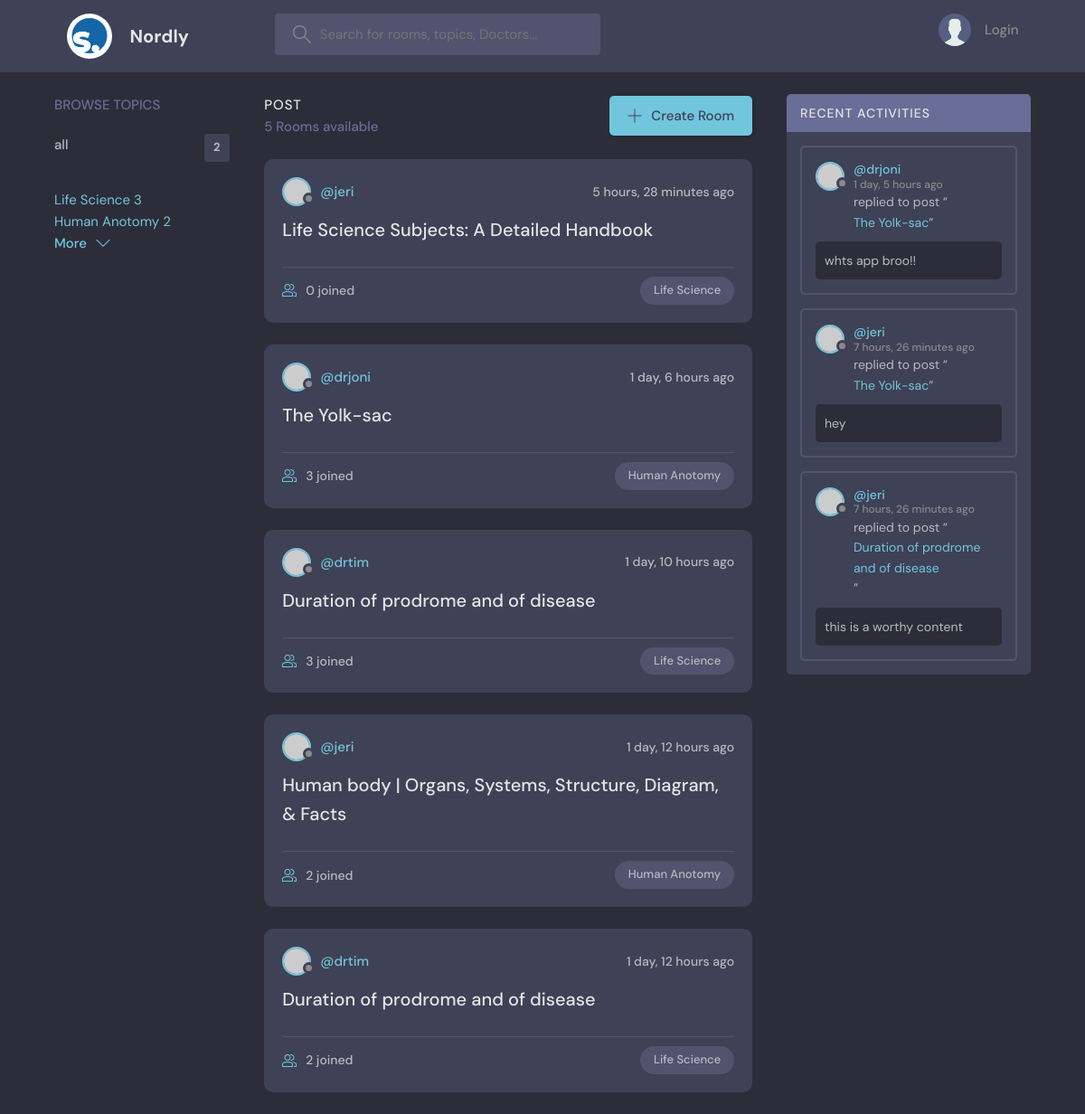
Before: / with the older database file.
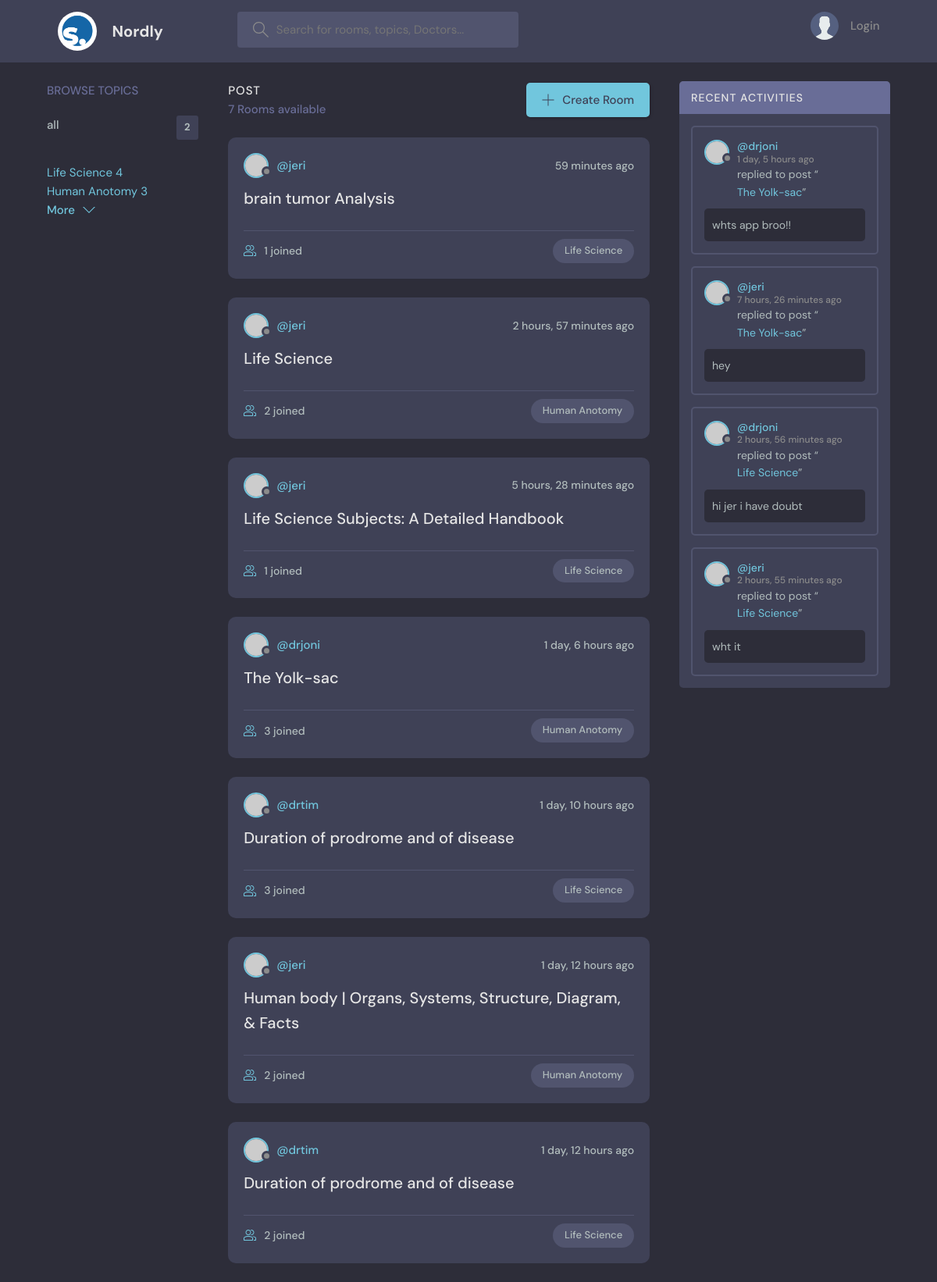
After: the same page with the newer database file.
### base/models.py (models this page shows, shortened)
class Topic(models.Model):
    name= models.CharField(max_length= 200)
    def __str__(self):
        return self.name

class Room(models.Model):
    host= models.ForeignKey(User,on_delete=models.SET_NULL,null=True)
    topic= models.ForeignKey(Topic,on_delete=models.SET_NULL, null = True )
    name= models.CharField(max_length= 100)
    participants = models.ManyToManyField(User, related_name= 'participants', blank= True)
    description = models.TextField(null= True, blank=True)
    created= models.DateTimeField(auto_now_add= True)
    updated= models.DateTimeField(auto_now= True)
    class Meta:
        ordering= ['-updated', '-created']
    def __str__(self):
        return self.name

class Message(models.Model):
    user= models.ForeignKey(User,on_delete = models.CASCADE)
    room= models.ForeignKey(Room,on_delete = models.CASCADE)
    body= models.TextField(null=True, blank =True)
    updated= models.DateTimeField(auto_now= True)
    created=  models.DateTimeField(auto_now_add= True)

### base/views.py (the view)
# urls.py: path('', views.home, name='home'),
def home(request):
    q= request.GET.get('q') if request.GET.get('q') != None else ''
    rooms= Room.objects.filter(Q(topic__name__icontains =q)|
                               Q(name__icontains =q)|
                               Q(host__username__icontains =q)|
                               Q(description__icontains =q)
                                )
    topics= Topic.objects.all()
    roomcounts= rooms.count()
    room_message= Message.objects.filter(Q(room__topic__name__icontains=q)|
                                         Q(user__username__icontains =q)
                                            )
    context= {'rooms':rooms,
              'topics': topics,
              'roomcount': roomcounts,
              'room_message':room_message
            }
    return render(request,'base/home.html', context)

### base/templates/base/home.html (shortened to what this page needs)
{% extends 'main.html' %}
{% block content %}
    <main class="layout layout--3">
      <div class="container">
        <div class="topics">
          {% include 'base/topics_component.html' %}
        </div>
        <div class="roomList">
          <div class="roomList__header">
            <div>
              <h2>POST</h2>
              <p> {{roomcount}} Rooms available</p>
            </div>
            <a class="btn btn--main" href="{% url 'create-room' %}">
              <svg version="1.1" xmlns="http://www.w3.org/2000/svg" width="32" height="32" viewBox="0 0 32 32">
                <title>add</title>
                <path
                  d="M16.943 0.943h-1.885v14.115h-14.115v1.885h14.115v14.115h1.885v-14.115h14.115v-1.885h-14.115v-14.115z"
                ></path>
              </svg>
              Create Room
            </a>
          </div>
        {% include 'base/feed_component.html' %}
        </div>
        <div class="activities">
          {% include 'base/activity_component.html' %}
        </div>
      </div>
    </main>
{% endblock %}

### base/templates/base/topics_component.html
 <div >
  <div class="topics__header">
    <h2>Browse Topics</h2>
  </div>
  <ul class="topics__list">
    <li>
      <a href="{% url 'home' %}">all <span>{{topics.count}}</span></a>
    </li>
    {% for topic in topics %}
      <div>
        <a href="{% url 'home' %}?q={{topic.name}}">{{topic.name}} <span>{{topic.room_set.all.count}}</span> </a>
      </div>
    {% endfor %}
  </ul>
  <a class="btn btn--link" href="topics.html">
    More
    <svg version="1.1" xmlns="http://www.w3.org/2000/svg" width="32" height="32" viewBox="0 0 32 32">
      <title>chevron-down</title>
      <path d="M16 21l-13-13h-3l16 16 16-16h-3l-13 13z"></path>
    </svg>
  </a>
</div>

### base/templates/base/feed_component.html (shortened to what this page needs)
{% for room in rooms %}
<div class="roomListRoom">
  <div class="roomListRoom__header">
    <a href="{% url 'user-profile' room.host.id %}" class="roomListRoom__author">
      <div class="avatar avatar--small">
        <img src="https://randomuser.me/api/portraits/women/11.jpg" />
      </div>
      <span>@{{room.host.username}}</span>
    </a>
    <div class="roomListRoom__actions">
      <span>{{room.created|timesince}} ago</span>
    </div>
  </div>
  <div class="roomListRoom__content">
    <a href="{% url 'room' room.id %}">{{room.name}}</a>
  </div>
  <div class="roomListRoom__meta">
    <a href="{% url 'room' room.id %}" class="roomListRoom__joined">
      {{room.participants.all.count}} joined
    </a>
    <p class="roomListRoom__topic">{{room.topic}}</p>
  </div>
</div>
{% endfor %}

### base/templates/base/activity_component.html (shortened to what this page needs)
<div class="activities__header">
  <h2>Recent Activities</h2>
</div>
{% for message in room_message %}
<div class="activities__box">
  <div class="activities__boxHeader roomListRoom__header">
    <a href="{% url 'user-profile' message.user.id %}" class="roomListRoom__author">
      <div class="avatar avatar--small">
        <img src="https://randomuser.me/api/portraits/women/11.jpg" />
      </div>
      <p>
        @{{message.user}}
        <span> {{message.created|timesince}} ago</span>
      </p>
    </a>
  </div>
  <div class="activities__boxContent">
    <p>replied to post “<a href="{% url 'room' message.room.id %}">{{message.room}}</a>”</p>
    <div class="activities__boxRoomContent">
      {{message.body}}
    </div>
  </div>
</div>
{% endfor %}

Changed rows visible on the page:
removed Message: user "jeri", created "7 hours, 26 minutes", room "Duration of prodrome and of disease", body "this is a worthy content"
computed for Topic "Life Science": room_set.all.count "3" → "4"
computed for Topic "Human Anotomy": room_set.all.count "2" → "3"
added Room: host.username "jeri", created "59 minutes", name "brain tumor Analysis", participants.all.count "1", topic "Life Science"
added Room: host.username "jeri", created "2 hours, 57 minutes", name "Life Science", participants.all.count "2", topic "Human Anotomy"
computed for Room "Life Science Subjects: A Detailed Handbook": participants.all.count "0" → "1"
added Message: user "drjoni", created "2 hours, 56 minutes", room "Life Science", body "hi jer i have doubt"
added Message: user "jeri", created "2 hours, 55 minutes", room "Life Science", body "wht it"
Other visible differences:
{{ roomcount }}: "5" → "7"
